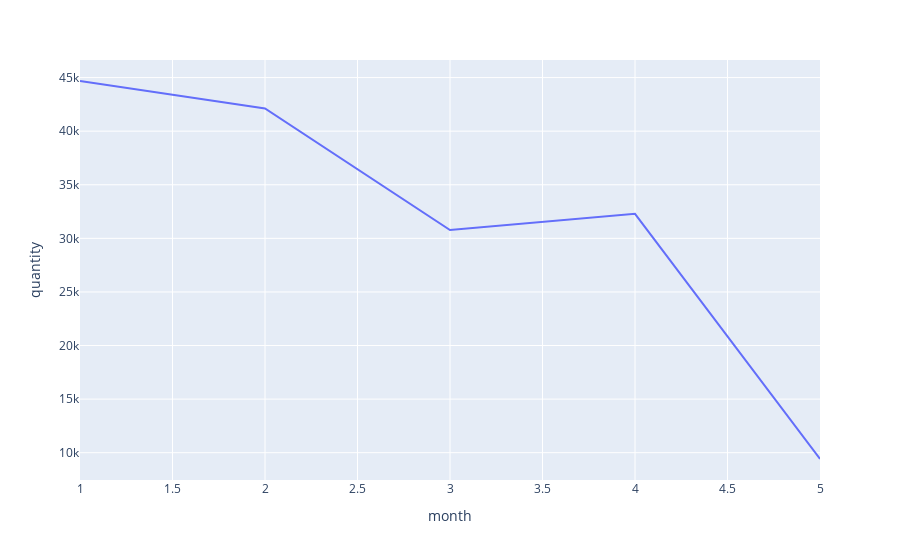

Write notebook code for a chart like this one.
### Code cell
plot_line_chart(df, "month")

### Figure 1 — Plotly figure (JSON) as saved in the notebook; plotly's stock layout.template omitted (floating-point values rounded to 4 significant figures)
{"data": [{"hovertemplate": "month=%{x}<br>quantity=%{y}<extra></extra>", "legendgroup": "", "line": {"color": "#636efa", "dash": "solid"}, "marker": {"symbol": "circle"}, "mode": "lines", "name": "", "orientation": "v", "showlegend": false, "type": "scatter", "x": [1, 2, 3, 4, 5], "xaxis": "x", "y": [44681, 42116, 30780, 32288, 9413], "yaxis": "y"}], "layout": {"legend": {"tracegroupgap": 0}, "margin": {"t": 60}, "xaxis": {"anchor": "y", "domain": [0, 1], "title": {"text": "month"}}, "yaxis": {"anchor": "x", "domain": [0, 1], "title": {"text": "quantity"}}}}
